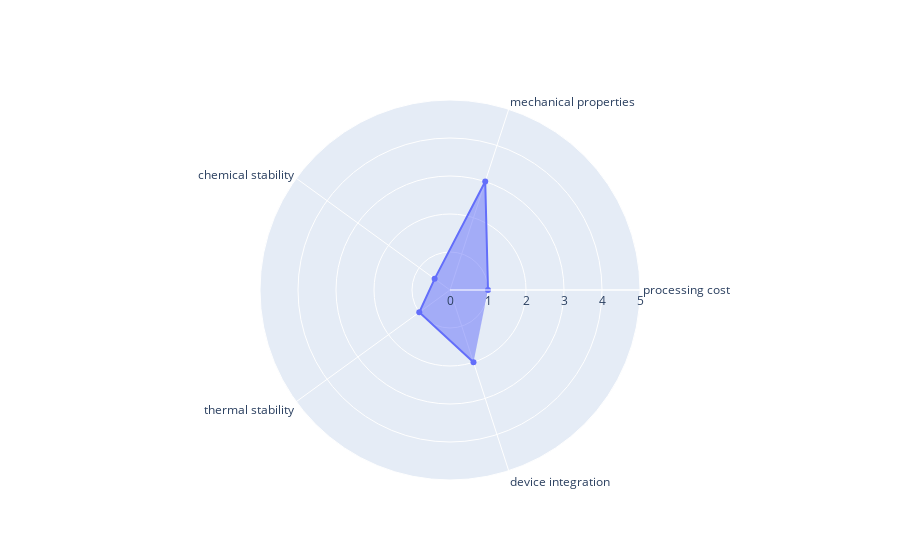

Notebook cell for this chart:
### Code cell
import plotly.graph_objects as go

categories = ['processing cost','mechanical properties','chemical stability',
              'thermal stability', 'device integration']

fig = go.Figure()

#fig.add_trace(go.Scatterpolar(
#      r=[1, 5, 2, 2, 3],
#      theta=categories,
#      fill='toself',
#      name='Product A'
#))
fig.add_trace(go.Scatterpolar(
      r=[1, 3, 0.5, 1, 2],
      theta=categories,
      fill='toself',
      name='Product B'
))

fig.update_layout(
  polar=dict(
    radialaxis=dict(
      visible=True,
      range=[0, 5]
    )),
  showlegend=False
)

fig.show()

### Figure 1 — Plotly figure (JSON) as saved in the notebook; plotly's stock layout.template omitted (floating-point values rounded to 4 significant figures)
{"data": [{"fill": "toself", "name": "Product B", "r": [1, 3, 0.5, 1, 2], "theta": ["processing cost", "mechanical properties", "chemical stability", "thermal stability", "device integration"], "type": "scatterpolar"}], "layout": {"autosize": true, "polar": {"angularaxis": {"type": "category"}, "radialaxis": {"autorange": false, "range": [0, 5], "type": "linear", "visible": true}}, "showlegend": false}}
